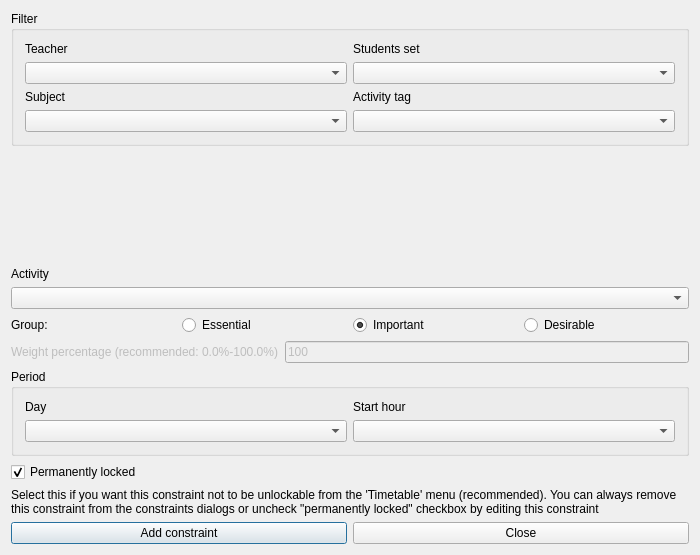
<?xml version="1.0" encoding="UTF-8"?>
<ui version="4.0">
 <class>AddConstraintActivityPreferredStartingTimeForm_template</class>
 <widget class="QDialog" name="AddConstraintActivityPreferredStartingTimeForm_template">
  <property name="geometry">
   <rect>
    <x>0</x>
    <y>0</y>
    <width>700</width>
    <height>555</height>
   </rect>
  </property>
  <property name="windowTitle">
   <string extracomment="This is the title of the dialog to add a new constraint of this type">Add activity preferred starting time</string>
  </property>
  <layout class="QGridLayout" name="gridLayout_3">
   <item row="0" column="0">
    <widget class="QGroupBox" name="groupBox">
     <property name="title">
      <string>Filter</string>
     </property>
     <layout class="QGridLayout" name="gridLayout_2">
      <item row="0" column="0">
       <widget class="QLabel" name="teachersTextLabel">
        <property name="text">
         <string>Teacher</string>
        </property>
        <property name="wordWrap">
         <bool>false</bool>
        </property>
       </widget>
      </item>
      <item row="0" column="1">
       <widget class="QLabel" name="studentsTextLabel">
        <property name="text">
         <string>Students set</string>
        </property>
        <property name="wordWrap">
         <bool>false</bool>
        </property>
       </widget>
      </item>
      <item row="1" column="0">
       <widget class="QComboBox" name="teachersComboBox"/>
      </item>
      <item row="1" column="1">
       <widget class="QComboBox" name="studentsComboBox"/>
      </item>
      <item row="2" column="0">
       <widget class="QLabel" name="subjectsTextLabel">
        <property name="text">
         <string>Subject</string>
        </property>
        <property name="wordWrap">
         <bool>false</bool>
        </property>
       </widget>
      </item>
      <item row="2" column="1">
       <widget class="QLabel" name="activityTagsTextLabel">
        <property name="text">
         <string>Activity tag</string>
        </property>
        <property name="wordWrap">
         <bool>false</bool>
        </property>
       </widget>
      </item>
      <item row="3" column="0">
       <widget class="QComboBox" name="subjectsComboBox"/>
      </item>
      <item row="3" column="1">
       <widget class="QComboBox" name="activityTagsComboBox"/>
      </item>
     </layout>
    </widget>
   </item>
   <item row="1" column="0">
    <spacer name="verticalSpacer">
     <property name="orientation">
      <enum>Qt::Vertical</enum>
     </property>
     <property name="sizeHint" stdset="0">
      <size>
       <width>20</width>
       <height>25</height>
      </size>
     </property>
    </spacer>
   </item>
   <item row="2" column="0">
    <layout class="QVBoxLayout">
     <item>
      <widget class="QLabel" name="activityTextLabel">
       <property name="frameShape">
        <enum>QFrame::NoFrame</enum>
       </property>
       <property name="frameShadow">
        <enum>QFrame::Plain</enum>
       </property>
       <property name="text">
        <string>Activity</string>
       </property>
       <property name="wordWrap">
        <bool>false</bool>
       </property>
      </widget>
     </item>
     <item>
      <widget class="QComboBox" name="activitiesComboBox">
       <property name="editable">
        <bool>false</bool>
       </property>
       <property name="insertPolicy">
        <enum>QComboBox::NoInsert</enum>
       </property>
       <property name="autoCompletion">
        <bool>false</bool>
       </property>
       <property name="duplicatesEnabled">
        <bool>false</bool>
       </property>
      </widget>
     </item>
    </layout>
   </item>
   <item row="3" column="0">
    <layout class="QHBoxLayout" name="horizontalLayout_4">
     <item>
      <widget class="QLabel" name="groupTextLabel">
       <property name="text">
        <string>Group:</string>
       </property>
      </widget>
     </item>
     <item>
      <widget class="QRadioButton" name="essentialRadioButton">
       <property name="text">
        <string>Essential</string>
       </property>
      </widget>
     </item>
     <item>
      <widget class="QRadioButton" name="importantRadioButton">
       <property name="text">
        <string>Important</string>
       </property>
       <property name="checked">
        <bool>true</bool>
       </property>
      </widget>
     </item>
     <item>
      <widget class="QRadioButton" name="desirableRadioButton">
       <property name="text">
        <string>Desirable</string>
       </property>
      </widget>
     </item>
    </layout>
   </item>
   <item row="4" column="0">
    <layout class="QHBoxLayout">
     <item>
      <widget class="QLabel" name="weightTextLabel">
       <property name="enabled">
        <bool>false</bool>
       </property>
       <property name="frameShape">
        <enum>QFrame::NoFrame</enum>
       </property>
       <property name="frameShadow">
        <enum>QFrame::Plain</enum>
       </property>
       <property name="text">
        <string>Weight percentage (recommended: 0.0%-100.0%)</string>
       </property>
       <property name="wordWrap">
        <bool>false</bool>
       </property>
      </widget>
     </item>
     <item>
      <widget class="QLineEdit" name="weightLineEdit">
       <property name="enabled">
        <bool>false</bool>
       </property>
       <property name="text">
        <string notr="true">100</string>
       </property>
      </widget>
     </item>
    </layout>
   </item>
   <item row="5" column="0">
    <widget class="QGroupBox" name="periodGroupBox">
     <property name="title">
      <string>Period</string>
     </property>
     <layout class="QGridLayout" name="gridLayout">
      <item row="0" column="0">
       <widget class="QLabel" name="dayTextLabel">
        <property name="text">
         <string>Day</string>
        </property>
        <property name="wordWrap">
         <bool>false</bool>
        </property>
       </widget>
      </item>
      <item row="0" column="1">
       <widget class="QLabel" name="startHourTextLabel">
        <property name="text">
         <string>Start hour</string>
        </property>
        <property name="wordWrap">
         <bool>false</bool>
        </property>
       </widget>
      </item>
      <item row="1" column="0">
       <widget class="QComboBox" name="dayComboBox">
        <property name="duplicatesEnabled">
         <bool>false</bool>
        </property>
       </widget>
      </item>
      <item row="1" column="1">
       <widget class="QComboBox" name="startHourComboBox">
        <property name="duplicatesEnabled">
         <bool>false</bool>
        </property>
       </widget>
      </item>
     </layout>
    </widget>
   </item>
   <item row="6" column="0">
    <layout class="QVBoxLayout">
     <item>
      <widget class="QCheckBox" name="permLockedCheckBox">
       <property name="text">
        <string>Permanently locked</string>
       </property>
       <property name="checked">
        <bool>true</bool>
       </property>
      </widget>
     </item>
     <item>
      <widget class="QLabel" name="permTextLabel">
       <property name="sizePolicy">
        <sizepolicy hsizetype="Minimum" vsizetype="Minimum">
         <horstretch>0</horstretch>
         <verstretch>0</verstretch>
        </sizepolicy>
       </property>
       <property name="text">
        <string>Select this if you want this constraint not to be unlockable from the 'Timetable' menu (recommended). You can always remove this constraint from the constraints dialogs or uncheck &quot;permanently locked&quot; checkbox by editing this constraint</string>
       </property>
       <property name="alignment">
        <set>Qt::AlignVCenter</set>
       </property>
       <property name="wordWrap">
        <bool>true</bool>
       </property>
      </widget>
     </item>
    </layout>
   </item>
   <item row="7" column="0">
    <layout class="QHBoxLayout">
     <item>
      <widget class="QPushButton" name="addConstraintPushButton">
       <property name="text">
        <string>Add constraint</string>
       </property>
      </widget>
     </item>
     <item>
      <widget class="QPushButton" name="closePushButton">
       <property name="text">
        <string>Close</string>
       </property>
      </widget>
     </item>
    </layout>
   </item>
  </layout>
 </widget>
 <layoutdefault spacing="6" margin="11"/>
 <resources/>
 <connections/>
</ui>
